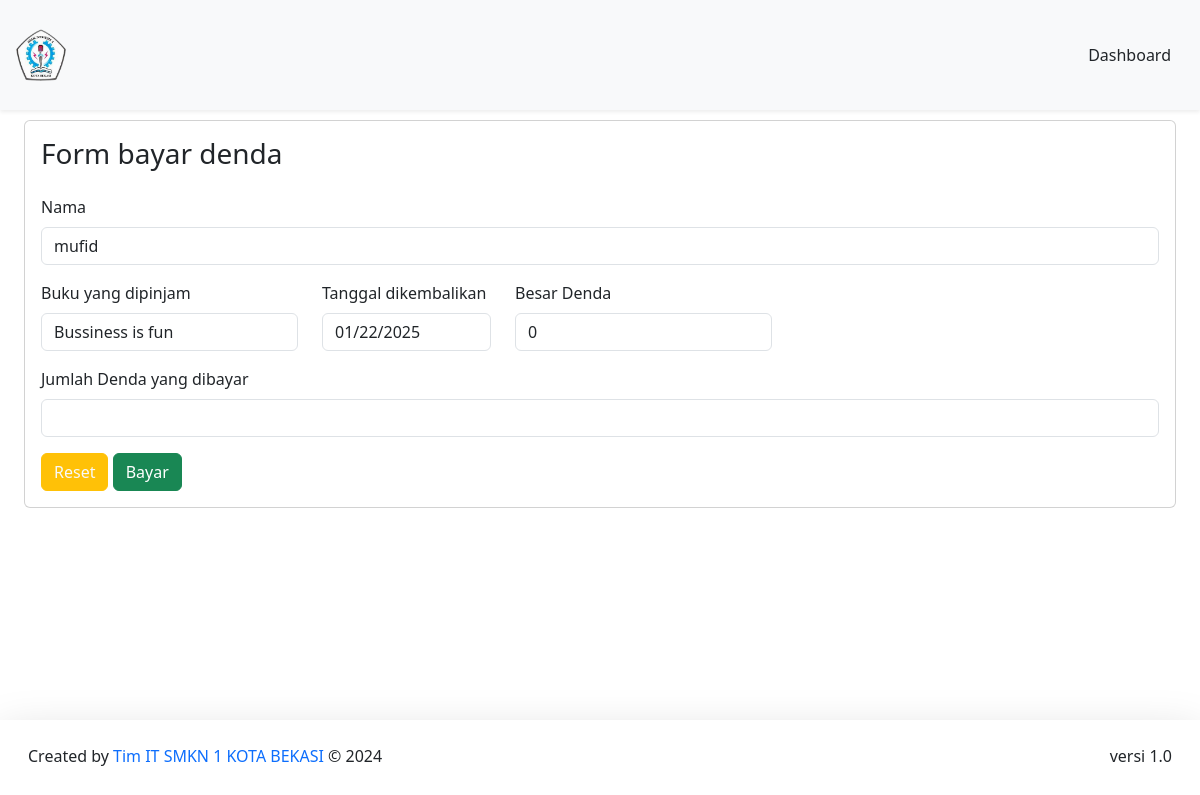
Screenshot of /DashboardMember/formPeminjaman/formBayarDenda.php?id=60 (signed in) with the database file from the repository.
### tables this page shows
CREATE TABLE `pengembalian` (
  `id_pengembalian` int(11) NOT NULL,
  `id_peminjaman` int(11) NOT NULL,
  `id_buku` varchar(20) NOT NULL,
  `nisn` int(11) NOT NULL,
  `id_admin` int(11) NOT NULL,
  `buku_kembali` date NOT NULL,
  `keterlambatan` enum('YA','TIDAK') NOT NULL,
  `denda` int(15) NOT NULL
);

CREATE TABLE `member` (
  `nisn` int(11) NOT NULL,
  `kode_member` varchar(12) NOT NULL,
  `nama` varchar(255) NOT NULL,
  `password` varchar(255) NOT NULL,
  `jenis_kelamin` varchar(20) NOT NULL,
  `kelas` varchar(5) NOT NULL,
  `jurusan` varchar(50) NOT NULL,
  `no_tlp` varchar(15) NOT NULL,
  `tgl_pendaftaran` date NOT NULL
);

CREATE TABLE `buku` (
  `cover` varchar(255) NOT NULL,
  `id_buku` varchar(20) NOT NULL,
  `kategori` varchar(255) NOT NULL,
  `judul` varchar(255) NOT NULL,
  `pengarang` varchar(255) NOT NULL,
  `penerbit` varchar(255) NOT NULL,
  `tahun_terbit` date NOT NULL,
  `jumlah_halaman` int(11) NOT NULL,
  `buku_deskripsi` text NOT NULL
);

### config/config.php (called while the page is built, shortened)
<?php
$host = "127.0.0.1";
$username = "root";
$password = "";
$database_name = "perpustakaan";
$connection = mysqli_connect($host, $username, $password, $database_name);
function queryReadData($dataKategori) {
  global $connection;
  $result = mysqli_query($connection, $dataKategori);
  $items = [];
  while($item = mysqli_fetch_assoc($result)) {
    $items[] = $item;
  }
  return $items;
}
?>

### DashboardMember/formPeminjaman/formBayarDenda.php (the view, shortened to what this page needs)
<?php
require "../../config/config.php";
$dendaSiswa = $_GET["id"];
$query = queryReadData("SELECT pengembalian.id_pengembalian, buku.judul, member.nama, pengembalian.buku_kembali, pengembalian.keterlambatan, pengembalian.denda
FROM pengembalian
INNER JOIN buku ON pengembalian.id_buku = buku.id_buku
INNER JOIN member ON pengembalian.nisn = member.nisn
WHERE pengembalian.id_pengembalian = $dendaSiswa");
?>
<!DOCTYPE html>
  <html lang="en">
  <head>
    <link href="https://cdn.jsdelivr.net/npm/bootstrap@5.3.2/dist/css/bootstrap.min.css" rel="stylesheet">
  </head>
  <body>
    <nav class="navbar fixed-top bg-body-tertiary shadow-sm">
      <div class="container-fluid p-3">
        <a class="navbar-brand" href="#">
        <img src="../../assets/smkn1.png" alt="logo" width="50px">
        </a>
        <a class="btn btn-tertiary" href="../dashboardMember.php">Dashboard</a>
      </div>
    </nav>
  <div class="p-4 mt-5">
    <div class="mt-5 card p-3 mb-5">
    <form action="" method="post">
    <h3>Form bayar denda</h3>
      <?php foreach ($query as $item) : ?>
      <div class="mt-4 mb-3">
          <label for="exampleFormControlInput1" class="form-label">Nama</label>
          <input type="text" class="form-control" placeholder="Nama siswa" name="nama" id="nama" value="<?= $item["nama"]; ?>" readonly>
          </div>
      <div class="d-flex flex-wrap gap-4">
        <div class="mb-3">
          <label for="exampleFormControlInput1" class="form-label">Buku yang dipinjam</label>
          <input type="text" class="form-control" placeholder="Judul Buku" name="judul" id="judul" value="<?= $item["judul"]; ?>" readonly>
          </div>
        <div class="mb-3">
          <label for="exampleFormControlInput1" class="form-label">Tanggal dikembalikan</label>
          <input type="date" class="form-control" name="buku_kembali" id="buku_kembali" value="<?= $item["buku_kembali"]; ?>" readonly>
          </div>
        <div class="mb-3">
          <label for="exampleFormControlInput1" class="form-label">Besar Denda</label>
          <input type="number" class="form-control" name="denda" id="denda" value="<?= $item["denda"]; ?>" readonly>
          </div>
      </div>
      <?php endforeach; ?>
      <div class="mb-3">
          <label for="exampleFormControlInput1" class="form-label">Jumlah Denda yang dibayar</label>
          <input type="number" class="form-control" name="bayarDenda" id="bayarDenda" required>
      </div>
      <button type="reset" class="btn btn-warning text-light">Reset</button>
      <button type="submit" class="btn btn-success" name="bayar">Bayar</button>
    </form>
    </div>
    </div>
    <footer class="fixed-bottom mt-5 shadow-lg bg-subtle p-3">
      <div class="container-fluid d-flex justify-content-between">
      <p class="mt-2">Created by <span class="text-primary"> Tim IT SMKN 1 KOTA BEKASI</span> © 2024</p>
      <p class="mt-2">versi 1.0</p>
      </div>
  </footer>
  </body>
</html>

### rows the page displays
pengembalian: nama "mufid", judul "Bussiness is fun", buku_kembali "01/22/2025", denda "0"
